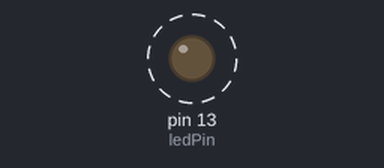
The sketch below on a simulated Arduino Uno, built with avr-gcc and run on an emulated ATmega328P. On the bench: output pins drawn as LEDs (lit = HIGH). Dashed ring = blinking. The modem accepts every AT command (registered, SIM ready, sends succeed) and sends nothing else.

Above: at 1.5 s.
Timing chart, 0 to 4.0 s (numbered marks = the images above):
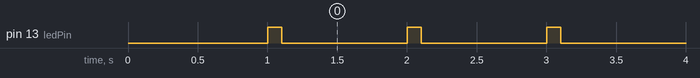

The sketch:

loratransmit.ino
```cpp
#include <SoftwareSerial.h>

#define RX 5
#define TX 4
SoftwareSerial LoRaSerial(RX, TX); // RX, TX

const int ledPin = 13;
unsigned long lastTransmitTime = 0;

void setup() {
  Serial.begin(115200); // Initialize USB Serial
  delay(1000);

  LoRaSerial.begin(115200); // Initialize Software Serial

  pinMode(ledPin, OUTPUT);

}

void loop() {
  if (millis() - lastTransmitTime >= 1000) {
    lastTransmitTime = millis();
    digitalWrite(ledPin, HIGH);
    delay(100);

    LoRaSerial.println("AT+SEND=2,5,Hello"); // Send data

    digitalWrite(ledPin, LOW); // Turn off sender LED
  }
}
```

Measured:
- by itself, pin 13 (ledPin): alternates HIGH for 0.10 s and LOW for 0.90 s
